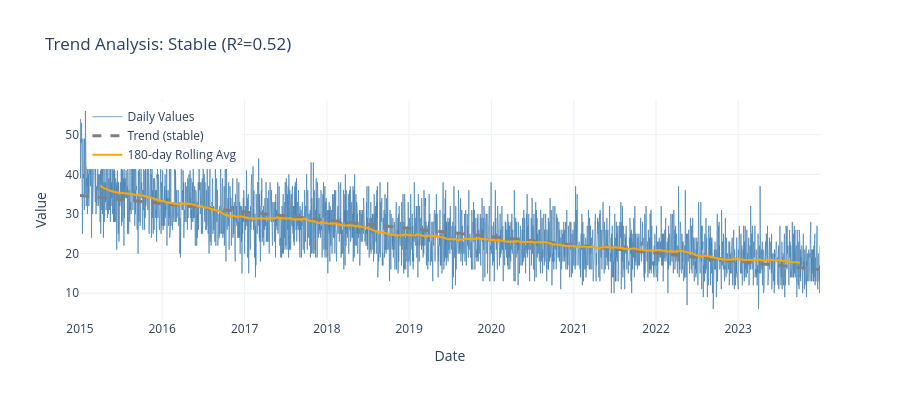

This figure's notebook cell:
### Markdown cell above
## 1c.5 Trend Detection

**📖 Understanding Trends:**
- **Increasing**: Metric growing over time (e.g., expanding customer base)
- **Decreasing**: Metric shrinking (e.g., declining engagement)
- **Stationary**: No significant trend (stable business)

**Impact on ML:**
- Strong trends can cause data leakage if not handled
- Consider detrending or adding trend as explicit feature

### Code cell
# Trend Analysis - computation and visualization
from customer_retention.stages.profiling import generate_trend_recommendations

analyzer = TemporalPatternAnalyzer(time_column=TIME_COLUMN)
trend_result = analyzer.detect_trend(daily_data, value_column=analysis_col)
trend_recs = generate_trend_recommendations(trend_result, mean_value=daily_data[analysis_col].mean())

# Visualization
direction_emoji = {"increasing": "📈", "decreasing": "📉", "stable": "➡️", "unknown": "❓"}
print(f"Trend: {direction_emoji.get(trend_result.direction.value, '')} {trend_result.direction.value.upper()} (R²={trend_result.strength:.2f})")

fig = go.Figure()
fig.add_trace(go.Scatter(
    x=daily_data[TIME_COLUMN], y=daily_data[analysis_col],
    mode="lines", name="Daily Values", line=dict(color="steelblue", width=1), opacity=0.7
))

if trend_result.slope is not None:
    x_numeric = timedelta_to_days(daily_data[TIME_COLUMN] - daily_data[TIME_COLUMN].min())
    y_trend = trend_result.slope * x_numeric + (daily_data[analysis_col].mean() - trend_result.slope * x_numeric.mean())
    trend_color = {TrendDirection.INCREASING: "green", TrendDirection.DECREASING: "red"}.get(trend_result.direction, "gray")
    fig.add_trace(go.Scatter(
        x=daily_data[TIME_COLUMN], y=y_trend, mode="lines",
        name=f"Trend ({trend_result.direction.value})", line=dict(color=trend_color, width=3, dash="dash")
    ))

rolling_avg = daily_data[analysis_col].rolling(window=pattern_config.rolling_window, center=True).mean()
fig.add_trace(go.Scatter(
    x=daily_data[TIME_COLUMN], y=rolling_avg, mode="lines",
    name=f"{pattern_config.rolling_window}-day Rolling Avg", line=dict(color="orange", width=2)
))

fig.update_layout(
    title=f"Trend Analysis: {trend_result.direction.value.title()} (R²={trend_result.strength:.2f})",
    xaxis_title="Date", yaxis_title="Value", template="plotly_white", height=400,
    legend=dict(yanchor="top", y=0.99, xanchor="left", x=0.01)
)
display_figure(fig)

### Figure 1 — Plotly figure (JSON) as saved in the notebook; plotly's stock layout.template omitted (floating-point values rounded to 4 significant figures; data arrays with more than 128 entries replaced by an {"elided": "..."} marker saying what was removed)
{"data": [{"line": {"color": "steelblue", "width": 1}, "mode": "lines", "name": "Daily Values", "opacity": 0.7, "type": "scatter", "x": {"elided": "3286 str values"}, "y": {"elided": "3286 int values"}}, {"line": {"color": "gray", "dash": "dash", "width": 3}, "mode": "lines", "name": "Trend (stable)", "type": "scatter", "x": {"elided": "3286 str values"}, "y": {"elided": "3286 float values"}}, {"line": {"color": "orange", "width": 2}, "mode": "lines", "name": "180-day Rolling Avg", "type": "scatter", "x": {"elided": "3286 str values"}, "y": {"elided": "3286 float values"}}], "layout": {"height": 400, "legend": {"x": 0.01, "xanchor": "left", "y": 0.99, "yanchor": "top"}, "title": {"text": "Trend Analysis: Stable (R²=0.52)"}, "xaxis": {"title": {"text": "Date"}}, "yaxis": {"title": {"text": "Value"}}}}
